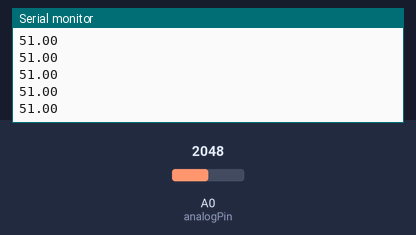
This sketch was run on a simulated Particle Photon. Parts: the last lines printed to the serial monitor. Inputs (shaded band) come from the test bench; at power-on: A0 (analogPin) = 2048.

Above: at 1.2 s.
1.3 s: A0 (analogPin) set to 2866
At 2.4 s:
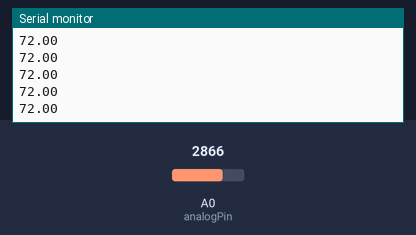
2.8 s: A0 (analogPin) set to 3603
At 3.4 s:
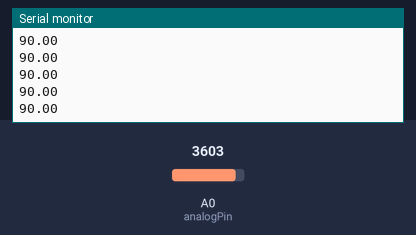
Timing chart, 0 to 5.8 s (numbered marks = the images above; inputs shaded):
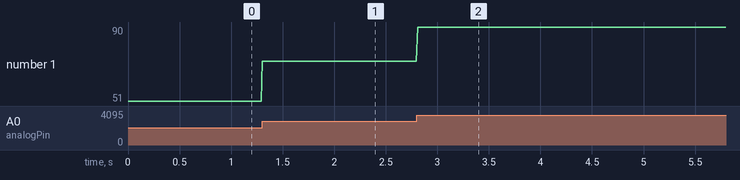

Measured:
- after the input at 1.3 s, the serial monitor: prints a new line at once (image 1)
- after the input at 2.8 s, the serial monitor: prints a new line at once (image 2)
- plotted number 1: 51 → 72 after the input at 1.3 s, 72 → 90 after the input at 2.8 s

The sketch:

ForceResistorIoT.ino
```cpp
//Created By    : Ritesh Kanjee
//Project       : Force Sensitive Resistor Project (IoTAR)
//Date          : 1 May 2017
//Description   : Sends the Force values to the Particle Cloud (May require calibration)
//Website       : www.ArduinoStartups.com

int analogPin = A0;											//Declare Pins and Variables
double ForceInput,ForcePercent;

void setup() {
	Serial.begin(9600); //Start Serial
	Particle.variable("Force", ForcePercent);			   //Expose a variable through the Cloud
}

void loop() {
    ForceInput = analogRead(analogPin);                    //Read Analog Pin
    ForcePercent = map(ForceInput, 0, 3980, 0, 100);       //Express analog values as a percentage (You may need to Calibrate these Values)
	Serial.println(ForcePercent);
	delay(10);
}
```
